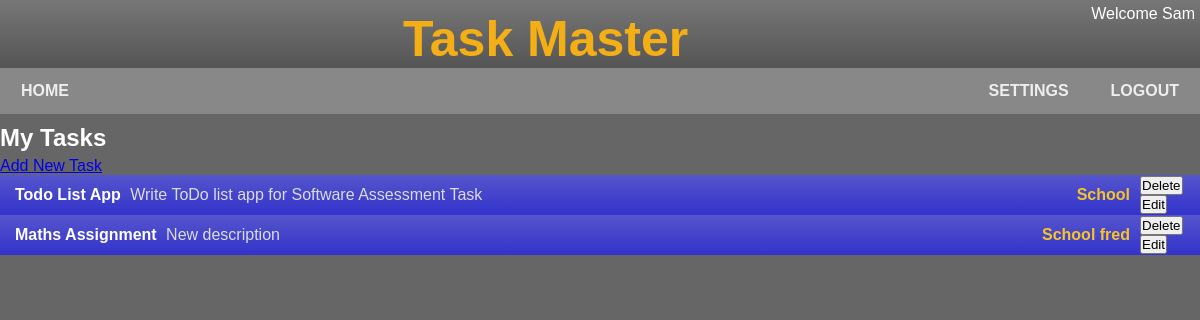
Before: /index (signed in) with the older database file.
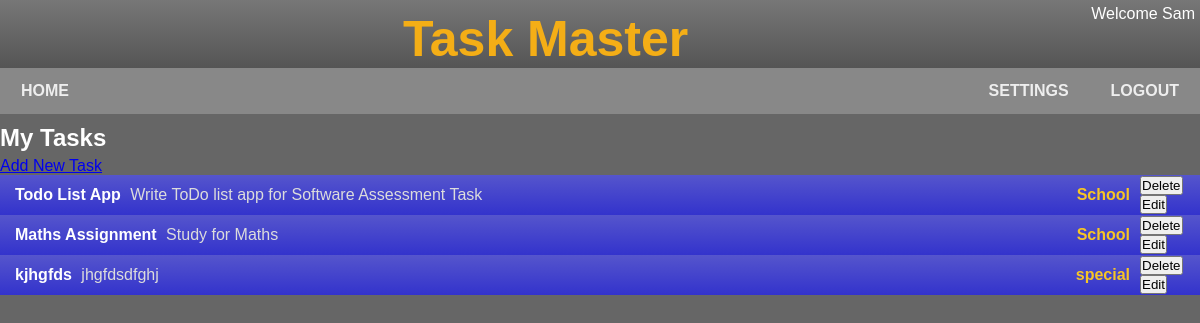
After: the same page with the newer database file.
### app/models/user.py (models this page shows, shortened)
class User(UserMixin, db.Model):
  id = db.Column(db.Integer, primary_key=True)
  username = db.Column(db.String(32), index=True, unique=True)
  display_name = db.Column(db.String(32))
  school_id = db.Column(db.Integer)
  access = db.Column(db.Integer, default=ACCESS['basic'])
  email = db.Column(db.String(120), index=True, unique=True)
  email_verified = db.Column(db.Integer)
  password_hash = db.Column(db.String(128))
  last_seen = db.Column(db.DateTime)
  created_at = db.Column(db.DateTime, default=db.func.datetime('now')) #default=db.func.utc_timestamp())
  last_modified = db.Column(db.DateTime, default=db.func.datetime('now'), onupdate=db.func.datetime('now')) #, default=db.func.utc_timestamp(), onupdate=db.func.utc_timestamp())
  tasks = db.relationship('Task', backref='user', lazy=True)
  def update_last_seen(self):
    last_seen = self.last_seen if self.last_seen else datetime.fromtimestamp(0)
    if (datetime.utcnow() - last_seen).total_seconds() > 600:  # More than 10 minutes ago
     self.last_seen = datetime.utcnow()
     db.session.commit()

### app/models/task.py (models this page shows, shortened)
class Task(db.Model):
  id = db.Column(db.Integer, primary_key=True)
  user_id = db.Column(db.Integer, db.ForeignKey('user.id'))
  name = db.Column(db.String(32))
  description = db.Column(db.String(250))
  category = db.Column(db.String(10))
  status = db.Column(db.Integer)
  due_by = db.Column(db.DateTime)
  created_at = db.Column(db.DateTime, default=db.func.datetime('now'))

### app/main/main_routes.py (the view)
@bp.route('/')
@bp.route('/index')
def home():
    if not current_user.is_authenticated:
      return redirect(url_for('.login'))
    return render_template('index.html', title='Home')

### app/main/__init__.py (called while the page is built)
def init_app(app):
    app.register_blueprint(bp)
    app.register_error_handler(403, error_forbidden)
    login.login_view = 'main.login'
    login.init_app(app)
    @app.context_processor
    def inject_default_template_variables():
         return dict(h=helpers)
    @app.before_request
    def update_last_seen():
      if current_user.is_authenticated:
        current_user.update_last_seen()

### app/models/user.py (called while the page is built)
@login.user_loader
def load_user(id):
  return User.query.get(int(id))

### app/templates/index.html
{% extends "base.html" %}
{% block head %}
  <link rel="stylesheet" href="{{ url_for('static', filename='tasks.css') }}">
{% endblock %}
{% block content %}
  <h2>My Tasks</h2>
  <a href="{{ url_for('main.new_task') }}" class="btn">Add New Task</a>
  <div class="tasks">
    {% for task in current_user.tasks %}
      <div class="task">
        <div class="task-info">
          <div class="task-name">
            {{ task.name }}
          </div>
          <div class="task-description">
            {{ task.description }}
          </div>
      </div>
        <div class="task-category">
          {{ task.category }}
        </div>
        <div class="task-btns">
          <form action="{{ url_for('main.delete_task', id=task.id) }}" method="POST">
             <button type="submit">Delete</button>
           </form>
            <form action="{{ url_for('main.edit_task', id=task.id) }}" method="POST">
              <button type="submit">Edit</button>
            </form>
        </div>
      </div>
    {% endfor %}
  </div>
{% endblock %}

### app/templates/base.html (shortened to what this page needs)
 <!DOCTYPE html>
<html xmlns="http://www.w3.org/1999/xhtml" lang="en" xml:lang="en">
  <head>
    <link rel="stylesheet" href="{{ url_for('static', filename='base.css') }}">
    {% block head %}{% endblock %}
  </head>
  <body>
    {% include '_header.html' %}
    <div id="page">
      {% block content %}{% endblock %}
    </div>
   </body>
</html>

### app/templates/_header.html
<div id="header">
  <div id="userinfo">
    {% if current_user.is_authenticated %}
      <div id="user">Welcome {{current_user.display_name }}</div>
    {% endif %}
  </div>
  <span class="title">Task Master</span>
</div>
<div id="menubar">
  <ul>
    {% if not current_user.is_anonymous %}
      <li><a href="{{ url_for('.home') }}">HOME</a></li>
      <li class="right"><a href="{{ url_for('main.logout') }}">LOGOUT</a></li>
      <li class="right"><a href="{ url_for('main.settings') }">SETTINGS</a></li>
    {% endif %}
  </ul>
</div>

### app/static/base.css (style rules this page uses)
* { margin: 0px; padding: 0px; box-sizing: border-box; }
body { color: #fff; background: #666; font-family: Arial, Helvetica, sans-serif; }
#header { overflow: hidden; background: linear-gradient(#777, #555); text-align: center; }
#header .title { color: rgb(244, 174, 22); font-family: Arial, Helvetica, sans-serif; font-weight: bold; font-size: 50px; display: inline-block; margin-top: 10px; }
#userinfo { float:right; text-align:right; margin-top: 5px; margin-right: 5px; }
#menubar { font-family: Arial, Helvetica, sans-serif; font-weight: bold; color: #eee; background: #888; }
#menubar ul { list-style-type: none; overflow: hidden; margin: 0; padding: 0; }
#menubar li { float: left; display: inline-block; padding: 14px 5px; text-align: center; }
#menubar li.right { float: right; }
#menubar li a { text-decoration: none; padding: 10px 16px; color: #eee; }

### app/static/tasks.css (style rules this page uses)
.tasks { flex: 1; }
.task { min-height: 40px; display: flex; align-items: center; background:#666; }
h2 { padding-top: 10px; padding-bottom: 5px; }
.task-btns { min-width: 60px; }
.task { background: linear-gradient(#55c,#33c); }
.task-info { padding-left: 10px; flex: 1; }
.task-name { display: inline-block; padding-left: 5px; color: #fff; font-weight: bold; }
.task-description { display: inline-block; padding-left: 5px; padding-top: 5px; padding-bottom: 5px; color: #dcdcdc; }
.task-category { margin-right: 10px; color: #f6c525; font-weight: bold; padding-left: 10px; }

Changed rows visible on the page:
changed Task "Maths Assignment": description "New description" → "Study for Maths"; category "School fred" → "School"
added Task: name "kjhgfds", description "jhgfdsdfghj", category "special"
